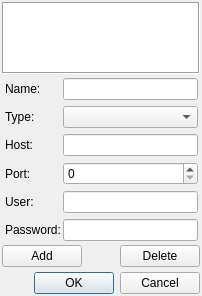
<?xml version="1.0" encoding="UTF-8"?>
<ui version="4.0">
 <class>EditProxyDialogClass</class>
 <widget class="QDialog" name="EditProxyDialogClass">
  <property name="geometry">
   <rect>
    <x>0</x>
    <y>0</y>
    <width>202</width>
    <height>282</height>
   </rect>
  </property>
  <property name="sizePolicy">
   <sizepolicy hsizetype="Expanding" vsizetype="Expanding">
    <horstretch>0</horstretch>
    <verstretch>0</verstretch>
   </sizepolicy>
  </property>
  <property name="windowTitle">
   <string>Proxy Manager</string>
  </property>
  <layout class="QVBoxLayout" name="verticalLayout">
   <property name="spacing">
    <number>2</number>
   </property>
   <property name="leftMargin">
    <number>2</number>
   </property>
   <property name="topMargin">
    <number>2</number>
   </property>
   <property name="rightMargin">
    <number>2</number>
   </property>
   <property name="bottomMargin">
    <number>2</number>
   </property>
   <item>
    <widget class="QListWidget" name="ltwProxyList">
     <property name="sizePolicy">
      <sizepolicy hsizetype="Expanding" vsizetype="Expanding">
       <horstretch>0</horstretch>
       <verstretch>0</verstretch>
      </sizepolicy>
     </property>
     <property name="frameShape">
      <enum>QFrame::Box</enum>
     </property>
     <property name="wordWrap">
      <bool>true</bool>
     </property>
    </widget>
   </item>
   <item>
    <widget class="QWidget" name="wdtProperties" native="true">
     <property name="sizePolicy">
      <sizepolicy hsizetype="Expanding" vsizetype="Minimum">
       <horstretch>0</horstretch>
       <verstretch>0</verstretch>
      </sizepolicy>
     </property>
     <layout class="QFormLayout" name="formLayout">
      <property name="horizontalSpacing">
       <number>2</number>
      </property>
      <property name="verticalSpacing">
       <number>6</number>
      </property>
      <property name="leftMargin">
       <number>3</number>
      </property>
      <property name="topMargin">
       <number>2</number>
      </property>
      <property name="rightMargin">
       <number>2</number>
      </property>
      <property name="bottomMargin">
       <number>2</number>
      </property>
      <item row="0" column="0">
       <widget class="QLabel" name="lblName">
        <property name="text">
         <string>Name:</string>
        </property>
        <property name="textFormat">
         <enum>Qt::PlainText</enum>
        </property>
        <property name="buddy">
         <cstring>lneName</cstring>
        </property>
       </widget>
      </item>
      <item row="0" column="1">
       <widget class="QLineEdit" name="lneName"/>
      </item>
      <item row="1" column="0">
       <widget class="QLabel" name="lblType">
        <property name="text">
         <string>Type:</string>
        </property>
        <property name="textFormat">
         <enum>Qt::PlainText</enum>
        </property>
        <property name="buddy">
         <cstring>cmbType</cstring>
        </property>
       </widget>
      </item>
      <item row="1" column="1">
       <widget class="QComboBox" name="cmbType"/>
      </item>
      <item row="2" column="0">
       <widget class="QLabel" name="lblHost">
        <property name="text">
         <string>Host:</string>
        </property>
        <property name="textFormat">
         <enum>Qt::PlainText</enum>
        </property>
        <property name="buddy">
         <cstring>lneHost</cstring>
        </property>
       </widget>
      </item>
      <item row="2" column="1">
       <widget class="QLineEdit" name="lneHost"/>
      </item>
      <item row="3" column="0">
       <widget class="QLabel" name="lblPort">
        <property name="text">
         <string>Port:</string>
        </property>
        <property name="textFormat">
         <enum>Qt::PlainText</enum>
        </property>
        <property name="buddy">
         <cstring>spbPort</cstring>
        </property>
       </widget>
      </item>
      <item row="3" column="1">
       <widget class="QSpinBox" name="spbPort">
        <property name="maximum">
         <number>65535</number>
        </property>
        <property name="value">
         <number>0</number>
        </property>
       </widget>
      </item>
      <item row="4" column="0">
       <widget class="QLabel" name="lblUser">
        <property name="text">
         <string>User:</string>
        </property>
        <property name="textFormat">
         <enum>Qt::PlainText</enum>
        </property>
        <property name="buddy">
         <cstring>lneUser</cstring>
        </property>
       </widget>
      </item>
      <item row="4" column="1">
       <widget class="QLineEdit" name="lneUser"/>
      </item>
      <item row="5" column="0">
       <widget class="QLabel" name="lblPassword">
        <property name="text">
         <string>Password:</string>
        </property>
        <property name="textFormat">
         <enum>Qt::PlainText</enum>
        </property>
        <property name="buddy">
         <cstring>lnePassword</cstring>
        </property>
       </widget>
      </item>
      <item row="5" column="1">
       <widget class="QLineEdit" name="lnePassword">
        <property name="echoMode">
         <enum>QLineEdit::Password</enum>
        </property>
       </widget>
      </item>
     </layout>
    </widget>
   </item>
   <item>
    <layout class="QHBoxLayout" name="horizontalLayout_4">
     <item>
      <widget class="QPushButton" name="pbtAdd">
       <property name="sizePolicy">
        <sizepolicy hsizetype="Expanding" vsizetype="Fixed">
         <horstretch>0</horstretch>
         <verstretch>0</verstretch>
        </sizepolicy>
       </property>
       <property name="text">
        <string>Add</string>
       </property>
      </widget>
     </item>
     <item>
      <spacer name="horizontalSpacer">
       <property name="orientation">
        <enum>Qt::Horizontal</enum>
       </property>
       <property name="sizeType">
        <enum>QSizePolicy::Expanding</enum>
       </property>
       <property name="sizeHint" stdset="0">
        <size>
         <width>40</width>
         <height>20</height>
        </size>
       </property>
      </spacer>
     </item>
     <item>
      <widget class="QPushButton" name="pbtDelete">
       <property name="sizePolicy">
        <sizepolicy hsizetype="Expanding" vsizetype="Fixed">
         <horstretch>0</horstretch>
         <verstretch>0</verstretch>
        </sizepolicy>
       </property>
       <property name="text">
        <string>Delete</string>
       </property>
      </widget>
     </item>
    </layout>
   </item>
   <item>
    <spacer name="verticalSpacer">
     <property name="orientation">
      <enum>Qt::Vertical</enum>
     </property>
     <property name="sizeHint" stdset="0">
      <size>
       <width>198</width>
       <height>0</height>
      </size>
     </property>
    </spacer>
   </item>
   <item>
    <layout class="QHBoxLayout" name="horizontalLayout">
     <property name="topMargin">
      <number>3</number>
     </property>
     <item>
      <widget class="QDialogButtonBox" name="btbButtons">
       <property name="sizePolicy">
        <sizepolicy hsizetype="Expanding" vsizetype="Fixed">
         <horstretch>0</horstretch>
         <verstretch>0</verstretch>
        </sizepolicy>
       </property>
       <property name="standardButtons">
        <set>QDialogButtonBox::Cancel|QDialogButtonBox::Ok</set>
       </property>
      </widget>
     </item>
    </layout>
   </item>
  </layout>
 </widget>
 <layoutdefault spacing="6" margin="11"/>
 <tabstops>
  <tabstop>lneName</tabstop>
  <tabstop>cmbType</tabstop>
  <tabstop>lneHost</tabstop>
  <tabstop>spbPort</tabstop>
  <tabstop>lneUser</tabstop>
  <tabstop>lnePassword</tabstop>
 </tabstops>
 <resources/>
 <connections/>
</ui>
